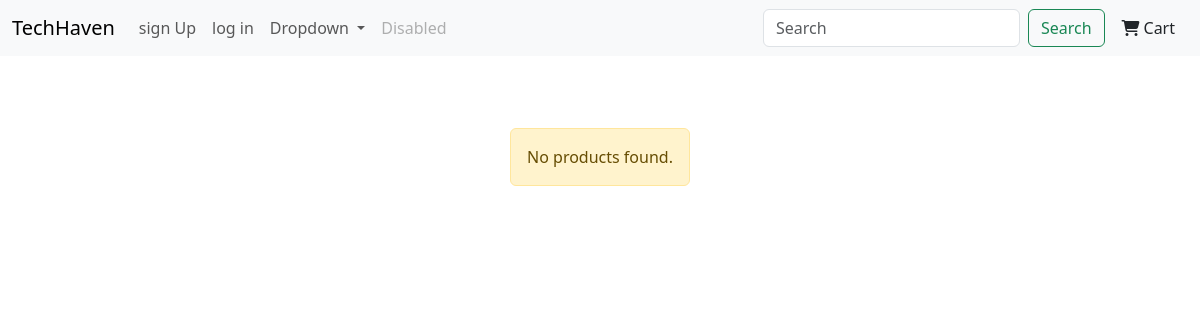
The app's page /, older data.
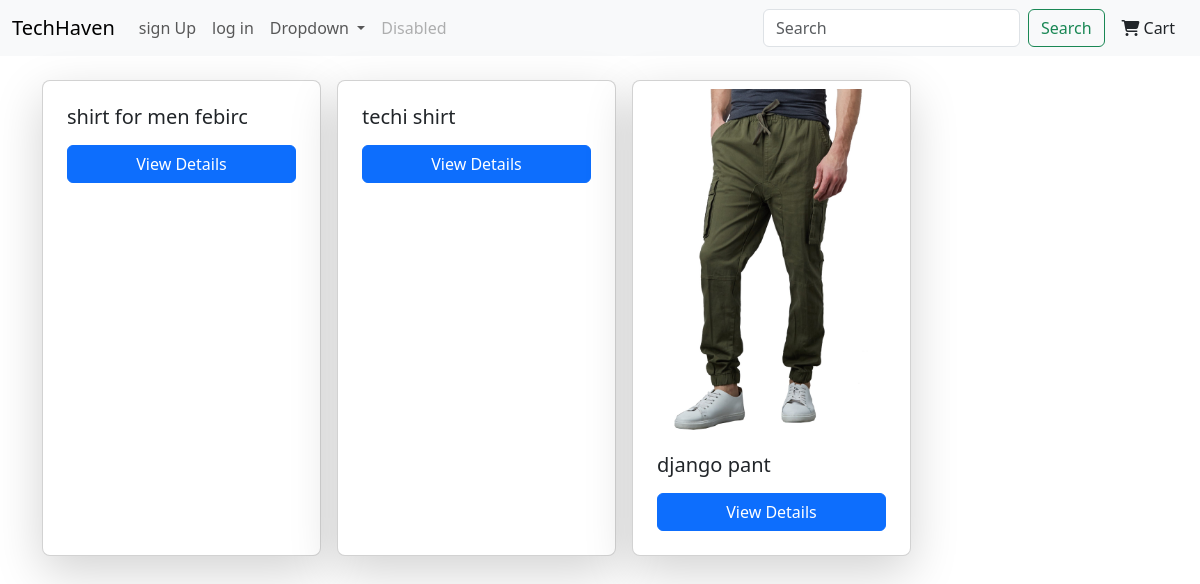
The same page, newer data.
### products/models.py (models this page shows, shortened)
class Product(models.Model):
    id = models.UUIDField(primary_key=True, default=uuid.uuid4, editable=False)
    name = models.CharField(max_length=255)
    description = models.TextField()
    price = models.DecimalField(max_digits=10, decimal_places=2)
    prev_price = models.DecimalField(max_digits=10, decimal_places=2, null=True, blank=True)  # For discounted price
    stock = models.PositiveIntegerField(default=0)
    discount = models.DecimalField(max_digits=5, decimal_places=2, default=0.00)
    image = models.ImageField(upload_to='products/', blank=True, null=True)  # For product images
    category = models.ForeignKey(Category, on_delete=models.CASCADE, related_name='products', blank=True, null=True)
    colors = models.ManyToManyField(Color, blank=True, related_name='products')  # For product colors
    created_at = models.DateTimeField(auto_now_add=True)
    updated_at = models.DateTimeField(auto_now=True)
    is_active = models.BooleanField(default=True)

### products/views.py (the view)
# urls.py: path('', product_list, name='product_list'),
def product_list(request):
    try:
        products = Product.objects.all()
        return render(request, 'products/product_list.html', {'products': products})
    except Product.DoesNotExist:
        return render(request, 'products/product_list.html', {'error': 'No products found.'})

### products/templates/products/product_list.html (shortened to what this page needs)
{% extends 'layout.html' %}
{% block content %}
  <div class="w-100 row justify-content-start gap-3 mt-4">
    {% for product in products %}
      <div class="card shadow-lg rounded-3 col-lg-3 col-md-4 col-sm-12 p-2">
        {% if product.image %}
          <img src="{{ product.image.url }}" class="card-img-top" alt="{{ product.name }}" />
        {% endif %}
        <div class="card-body">
          <h5 class="card-title">{{ product.name }}</h5>
          <div class="card-text d-flex flex-column mt-3 gap-2">
            <a href="{% url 'product_detail' product.id %}" class="btn btn-primary">View Details</a>
          </div>
        </div>
      </div>
    {% empty %}
      <div class="w-100 p-5 container d-flex justify-content-center align-items-center">
        <div class="alert alert-warning" role="alert">
          No products found.
        </div>
      </div>
    {% endfor %}
  </div>
{% endblock %}

Row changes from the older to the newer data that the page shows:
added Product: name "shirt for men febirc"
added Product: name "techi shirt"
added Product: image (picture), name "django pant"
Text that changed along with them:
text no longer shown: "No products found."
